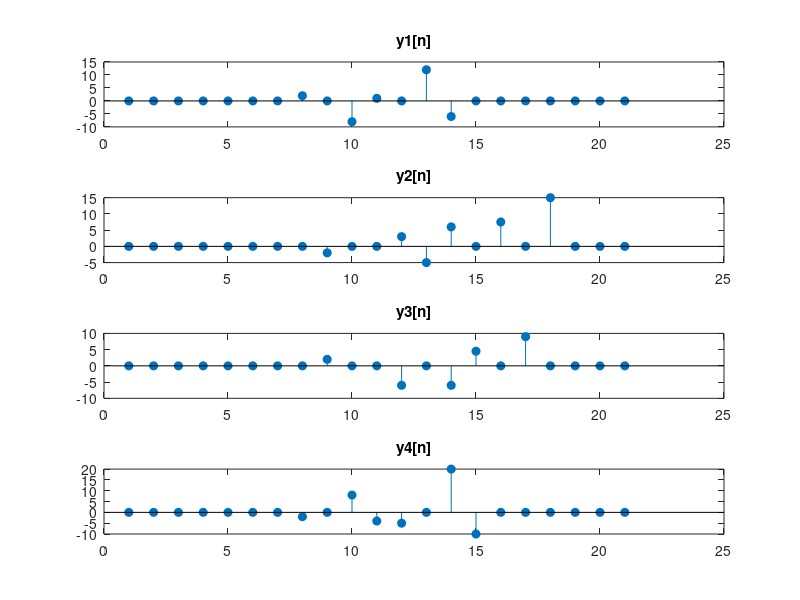

Here is the MATLAB script that generated this plot:
% Question 2
n=-5:5;
x_1=(3*((n-2)==0))-(2*((n+1)==0));
x_2=(5*((n-3)==0))+(2*((n+1)==0));
h_1=(-1*((n+2)==0))+(4*((n-0)==0))-(2*((n-1)==0));
h_2=(3*((n-4)==0))+(1.5*((n-2)==0))-(1*((n+1)==0));

y_1=conv(x_1,h_1);
subplot(4,1,1);
stem(y_1,'filled');
title("y1[n]");

y_2=conv(x_2,h_2);
subplot(4,1,2);
stem(y_2,'filled');
title("y2[n]");

y_3=conv(x_1,h_2);
subplot(4,1,3);
stem(y_3,'filled');
title("y3[n]");

y_4=conv(x_2,h_1);
subplot(4,1,4);
stem(y_4,'filled');
title("y4[n]");